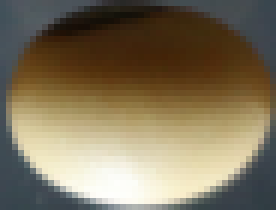
#> input picture Biji Bagus/biji_0.0.png, 46 x 35 px (shown 6 times larger)
$ jupyter execute --allow-errors 'Ekstraksi ciri.ipynb'
#> lines starting #> are read from the running program, lines starting #| are printed output that depends on the picture; after the words box and inside, x2 and y2 are one past the last pixel; in counts of white or black regions, pixels touching at a corner belong together
## Ekstraksi Ciri

### Library

[cell 1]
import glob
import os
import numpy
import matplotlib.pyplot as plt
import math
import cv2
import pandas as pd
from PIL import Image
import pingouin as pg

### Show Image

[cell 2]
colourImg = Image.open("Biji Bagus/biji_0.0.png")
#> colourImg is the input picture: PIL image 46x35 RGB; mean R, G, B 126.6, 114.5, 90.4
colourPixels = colourImg.convert("RGB")
plt.title("Kedelai Bagus")
plt.imshow(colourPixels)

[cell 3]
colourImg = Image.open("Biji Jelek/biji_10.1.png")
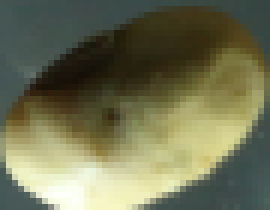
#> input picture Biji Jelek/biji_10.1.png, 45 x 35 px (shown 6 times larger)
#> colourImg is the input picture: PIL image 45x35 RGB; mean R, G, B 111.2, 112.4, 83
colourPixels = colourImg.convert("RGB")
plt.title("Kedelai Jelek")
plt.imshow(colourPixels)

### Ekstraksi Warna pada Biji Kedelai Bagus

#### 1. Convert nilai pixel pada gambar
#### 2. Rata-ratakan ke nilai R, G, dan B dengan hasil jumlah R, G, dan B pada gambar objek[i] dibagi dengan nilai rataan pixel pada gambar

[cell 4]
data = []
for i in glob.iglob("Biji Bagus/*"):
    image = cv2.imread(i)
    avg_color_per_row = numpy.average(image, axis=0)
#> avg_color_per_row = 46 rows, first 8: [85.29, 76.91, 65.97], [87.31, 85.94, 79.31], [91.03, 100.7, 101.1], [92.71, 108.9, 113.2], [93.91, 114.5, 121.3], [94.43, 117.6, 127.1], [95.14, 120.6, 131], [95.17, 121.3, 132.7]
    avg_color = numpy.average(avg_color_per_row, axis=0)
#> avg_color = [90.36, 114.5, 126.6]
    data.append(avg_color)
#> pass 2 of the loop `for i in glob.iglob("Biji Bagus/*"):`:
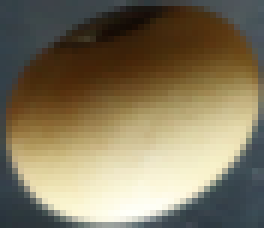
#> input picture Biji Bagus/biji_0.1.png, 44 x 38 px (shown 6 times larger)
#> image is the input picture: shape (38, 44, 3); mean B, G, R 92.5, 118.1, 129
#> `avg_color_per_row = numpy.average(image, axis=0)`: avg_color_per_row = 44 rows, first 8: [69.03, 63.53, 53.66], [67.39, 70.87, 69.24], [69.05, 81.05, 85.18], [71.32, 88.53, 96.08], [73.05, 94.21, 103.6], [75.08, 99.66, 110.3], [77.24, 104.4, 116.2], [79.24, 107.6, 121.2]
#> `avg_color = numpy.average(avg_color_per_row, axis=0)`: avg_color = [92.5, 118.1, 129]

[cell 5]
f1 = pd.DataFrame(data, columns=['Red', 'Green', 'Blue'])
#> f1 = table of 3 rows and 3 columns
f1
#> Out = table of 3 rows and 3 columns

### Ekstraksi Bentuk pada Biji Kedelai Bagus

#### Image Moment
#### M00 = Jumlah area pixel biner/binary
#### M10 = Jumlah area pixel Xi
#### M01 = Jumlah area pixel Yi

[cell 6]
image = cv2.imread("Biji Bagus/biji_0.0.png")
hsv = cv2.cvtColor(image, cv2.COLOR_BGR2HSV)
#> hsv: shape (35, 46, 3); mean H, S, V 39.1, 102.8, 130.1
red_min = numpy.array([45, 1, 1], numpy.uint8)
red_max = numpy.array([255, 255, 255], numpy.uint8)
mask_inverse = cv2.inRange(hsv, red_min, red_max)
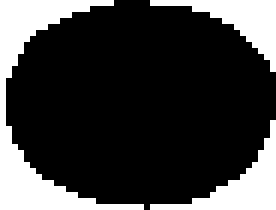
#> mask_inverse: shape (35, 46) (shown 6 times larger); 23.9% white; 3 white regions, box (x1, y1, x2, y2) and area: (0, 0, 24, 35) 209, (25, 20, 46, 35) 92, (25, 0, 46, 12) 84
mask = cv2.bitwise_not(mask_inverse)
image_blurred = cv2.GaussianBlur(mask, (3, 3), 0)
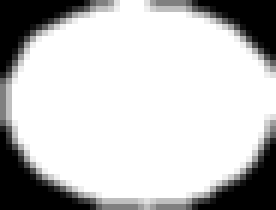
#> image_blurred: shape (35, 46) (shown 6 times larger); min 0, max 255, mean 195.6
binary = cv2.cvtColor(image_blurred, cv2.COLOR_GRAY2RGB)
edges = cv2.Canny(binary, 0, 300)
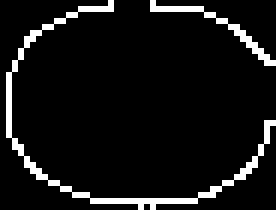
#> edges: shape (35, 46) (shown 6 times larger); 7.5% white in thin lines or dots
M = cv2.moments(edges)
#> M = moments, m00 30600, centre m10/m00, m01/m00 = (22.14, 17.77)
X0 = int(M["m10"] / M["m00"])
#> X0 = 22
Y0 = int(M["m01"] / M["m00"])
#> Y0 = 17
print(X0)
#| 22
print(Y0)
#| 17
image = cv2.imread("Biji Bagus/biji_0.0.png")
rgb = cv2.cvtColor(image, cv2.COLOR_BGR2RGB)
cv2.circle(rgb, (X0, Y0), 3, (255, 255, 255), -1)
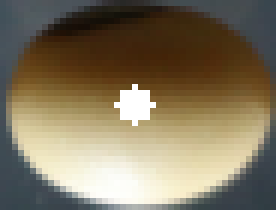
#> rgb: shape (35, 46, 3) (shown 6 times larger); 1.8% of pixels changed, all inside (x1, y1, x2, y2) = (19, 14, 26, 21)
plt.title("Centroid")
plt.imshow(rgb)

[cell 7]
hasil = []
for i in glob.iglob("Biji Bagus/*"):
    image = cv2.imread(i)
    hsv = cv2.cvtColor(image, cv2.COLOR_BGR2HSV)
    red_min = numpy.array([45, 1, 1], numpy.uint8)
    red_max = numpy.array([255, 255, 255], numpy.uint8)
    mask_inverse = cv2.inRange(hsv, red_min, red_max)
    mask = cv2.bitwise_not(mask_inverse)
    image_blurred = cv2.GaussianBlur(mask, (3, 3), 0)
    binary = cv2.cvtColor(image_blurred, cv2.COLOR_GRAY2RGB)
    edges = cv2.Canny(binary, 0, 300)
    M = cv2.moments(edges)
    centroid = int(M["m10"] / M["m00"]), int(M["m01"] / M["m00"])
#> centroid = (22, 17)
    hasil.append(centroid)
#> pass 2 of the loop `for i in glob.iglob("Biji Bagus/*"):`:
#> `mask_inverse = cv2.inRange(hsv, red_min, red_max)`:
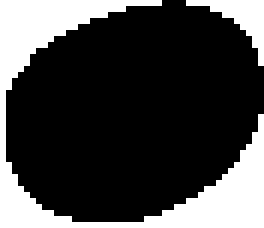
#> mask_inverse: shape (38, 44) (shown 6 times larger); 26.1% white; 2 white regions, box (x1, y1, x2, y2) and area: (0, 0, 44, 38) 388, (31, 0, 44, 11) 48
#> `edges = cv2.Canny(binary, 0, 300)`:
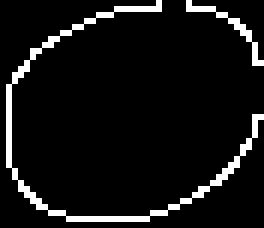
#> edges: shape (38, 44) (shown 6 times larger); 7.3% white in thin lines or dots
#> `M = cv2.moments(edges)`: M = moments, m00 31110, centre m10/m00, m01/m00 = (20.7, 18.85)
#> `centroid = int(M["m10"] / M["m00"]), int(M["m01"] / M["m00"])`: centroid = (20, 18)

[cell 8]
center = pd.DataFrame(hasil, columns=['X0', 'Y0'])
#> center = table of 3 rows and 2 columns
center
#> Out = table of 3 rows and 2 columns

#### Pythagoras
#### r1 -> x makin besar semakin ke bawah

[cell 9]
x0 = []
y0 = []
x1 = []
y1 = []
for i in glob.iglob("Biji Bagus/*"):
    image = cv2.imread(i)
    hsv = cv2.cvtColor(image, cv2.COLOR_BGR2HSV)
    red_min = numpy.array([45, 1, 1], numpy.uint8)
    red_max = numpy.array([255, 255, 255], numpy.uint8)
    mask_inverse = cv2.inRange(hsv, red_min, red_max)
    mask = cv2.bitwise_not(mask_inverse)
    image_blurred = cv2.GaussianBlur(mask, (3, 3), 0)
    binary = cv2.cvtColor(image_blurred, cv2.COLOR_GRAY2RGB)
    edges = cv2.Canny(binary, 0, 300, apertureSize=3)
    M = cv2.moments(edges)
#> M = moments, m00 30600, centre m10/m00, m01/m00 = (22.14, 17.77)
    X0 = int(M["m10"] / M["m00"])
    Y0 = int(M["m01"] / M["m00"])
    x0.append(X0)
    y0.append(Y0)
    lngth = 0
    count = 0
    # x ke bawah
    for i in range(X0, len(edges), 1):
        if edges[i][Y0] == 0:
            lngth += 1
        else:
            count = lngth + 1
            lngth += 1
#> this loop made 13 passes
#> count on pass 12: 12
#> after the loop, lngth = 13

    if count == 0 or count < 8:
        count = lngth +1

    x1.append(count+X0)
    y1.append(Y0)
#> pass 2 of the loop `for i in glob.iglob("Biji Bagus/*"):`:
#> `M = cv2.moments(edges)`: M = moments, m00 31110, centre m10/m00, m01/m00 = (20.7, 18.85)
#> `X0 = int(M["m10"] / M["m00"])`: X0 = 20
#> `Y0 = int(M["m01"] / M["m00"])`: Y0 = 18
#> the loop `for i in range(X0, len(edges), 1):` made 18 passes
#> count on pass 17: 17

hasil = []
#> (the rest of this cell did not finish here and is left out)

[cell 10]
f2 = pd.DataFrame(hasil, columns=['r1'])
#> f2 = table of 3 rows and 1 columns
f2
#> Out = table of 3 rows and 1 columns

#### Pythagoras
#### r2 -> y makin besar semakin ke kanan

[cell 11]
x0 = []
y0 = []
x2 = []
y2 = []
for i in glob.iglob("Biji Bagus/*"):
    image = cv2.imread(i)
    hsv = cv2.cvtColor(image, cv2.COLOR_BGR2HSV)
    red_min = numpy.array([45, 1, 1], numpy.uint8)
    red_max = numpy.array([255, 255, 255], numpy.uint8)
    mask_inverse = cv2.inRange(hsv, red_min, red_max)
    mask = cv2.bitwise_not(mask_inverse)
    image_blurred = cv2.GaussianBlur(mask, (3, 3), 0)
    binary = cv2.cvtColor(image_blurred, cv2.COLOR_GRAY2RGB)
    edges = cv2.Canny(binary, 0, 300, apertureSize=3)
    M = cv2.moments(edges)
#> M = moments, m00 30600, centre m10/m00, m01/m00 = (22.14, 17.77)
    X0 = int(M["m10"] / M["m00"])
#> X0 = 22
    Y0 = int(M["m01"] / M["m00"])
#> Y0 = 17
    x0.append(X0)
    y0.append(Y0)
    lngth = 0
    count = 0
    # y ke kanan
    for i in range(Y0, len(edges[X0]), 1):
        if edges[X0][i] == 0:
            lngth += 1
        else:
            count = lngth + 1
            lngth += 1
#> this loop made 29 passes
#> count on pass 28: 28
#> after the loop, lngth = 29
    if count == 0 or count < 8:
        count = lngth +1

    x2.append(X0)
    y2.append(count+Y0)
#> pass 2 of the loop `for i in glob.iglob("Biji Bagus/*"):`:
#> `M = cv2.moments(edges)`: M = moments, m00 31110, centre m10/m00, m01/m00 = (20.7, 18.85)
#> `X0 = int(M["m10"] / M["m00"])`: X0 = 20
#> `Y0 = int(M["m01"] / M["m00"])`: Y0 = 18
#> the loop `for i in range(Y0, len(edges[X0]), 1):` made 26 passes
#> count on pass 25: 25
#> after the loop `for i in range(Y0, len(edges[X0]), 1):`: lngth = 26

hasil = []
#> (the rest of this cell did not finish here and is left out)

[cell 12]
f3 = pd.DataFrame(hasil, columns=['r2'])
#> f3 = table of 3 rows and 1 columns
f3
#> Out = table of 3 rows and 1 columns

[cell 13]
f4 = pd.concat([f2, f3], axis=1)
#> f4 = table of 3 rows and 2 columns
f4
#> Out = table of 3 rows and 2 columns

#### Pythagoras
#### r3 -> x makin kecil semakin ke atas

[cell 14]
x0 = []
y0 = []
x3 = []
y3 = []
for i in glob.iglob("Biji Bagus/*"):
    image = cv2.imread(i)
    hsv = cv2.cvtColor(image, cv2.COLOR_BGR2HSV)
    red_min = numpy.array([45, 1, 1], numpy.uint8)
    red_max = numpy.array([255, 255, 255], numpy.uint8)
    mask_inverse = cv2.inRange(hsv, red_min, red_max)
    mask = cv2.bitwise_not(mask_inverse)
    image_blurred = cv2.GaussianBlur(mask, (3, 3), 0)
    binary = cv2.cvtColor(image_blurred, cv2.COLOR_GRAY2RGB)
    edges = cv2.Canny(binary, 0, 300, apertureSize=3)
    M = cv2.moments(edges)
#> M = moments, m00 30600, centre m10/m00, m01/m00 = (22.14, 17.77)
    X0 = int(M["m10"] / M["m00"])
#> X0 = 22
    Y0 = int(M["m01"] / M["m00"])
#> Y0 = 17
    x0.append(X0)
    y0.append(Y0)
    lngth = 0
    count = 0
    # x ke atas
    for i in range(X0, -Y0, -1):
        if edges[i][Y0] == 0:
            lngth += 1
        else:
            count = lngth + 1
            lngth += 1
#> after the loop, lngth = 39
    if count == 0 or count < 8:
        count = lngth +1

    x3.append(X0-count)
    y3.append(Y0)
#> pass 2 of the loop `for i in glob.iglob("Biji Bagus/*"):`:
#> `M = cv2.moments(edges)`: M = moments, m00 31110, centre m10/m00, m01/m00 = (20.7, 18.85)
#> `X0 = int(M["m10"] / M["m00"])`: X0 = 20
#> `Y0 = int(M["m01"] / M["m00"])`: Y0 = 18
#> after the loop `for i in range(X0, -Y0, -1):`: lngth = 38

hasil = []
#> (the rest of this cell did not finish here and is left out)

[cell 15]
f5 = pd.DataFrame(hasil, columns=['r3'])
#> f5 = table of 3 rows and 1 columns
f5
#> Out = table of 3 rows and 1 columns

#### Pythagoras
#### r4 -> y makin kecil semakin ke kiri

[cell 16]
x0 = []
y0 = []
x4 = []
y4 = []
for i in glob.iglob("Biji Bagus/*"):
    image = cv2.imread(i)
    hsv = cv2.cvtColor(image, cv2.COLOR_BGR2HSV)
    red_min = numpy.array([45, 1, 1], numpy.uint8)
    red_max = numpy.array([255, 255, 255], numpy.uint8)
    mask_inverse = cv2.inRange(hsv, red_min, red_max)
    mask = cv2.bitwise_not(mask_inverse)
    image_blurred = cv2.GaussianBlur(mask, (3, 3), 0)
    binary = cv2.cvtColor(image_blurred, cv2.COLOR_GRAY2RGB)
    edges = cv2.Canny(binary, 0, 300, apertureSize=3)
    M = cv2.moments(edges)
#> M = moments, m00 30600, centre m10/m00, m01/m00 = (22.14, 17.77)
    X0 = int(M["m10"] / M["m00"])
#> X0 = 22
    Y0 = int(M["m01"] / M["m00"])
#> Y0 = 17
    x0.append(X0)
    y0.append(Y0)
    lngth = 0
    count = 0
    # y ke kiri
    for i in range(X0, -Y0, -1):
        if edges[X0][i] == 0:
            lngth += 1
        else:
            count = lngth + 1
            lngth += 1
#> after the loop, lngth = 39
    if count == 0 or count < 8:
        count = lngth +1

    x4.append(X0)
    y4.append(Y0-count)
#> pass 2 of the loop `for i in glob.iglob("Biji Bagus/*"):`:
#> `M = cv2.moments(edges)`: M = moments, m00 31110, centre m10/m00, m01/m00 = (20.7, 18.85)
#> `X0 = int(M["m10"] / M["m00"])`: X0 = 20
#> `Y0 = int(M["m01"] / M["m00"])`: Y0 = 18
#> after the loop `for i in range(X0, -Y0, -1):`: lngth = 38

hasil = []
#> (the rest of this cell did not finish here and is left out)

[cell 17]
f6 = pd.DataFrame(hasil, columns=['r4'])
#> f6 = table of 3 rows and 1 columns
f6
#> Out = table of 3 rows and 1 columns

[cell 18]
f7 = pd.concat([f5, f6], axis=1)
#> f7 = table of 3 rows and 2 columns
f7
#> Out = table of 3 rows and 2 columns

[cell 19]
f8 = pd.concat([f4, f7], axis=1)
#> f8 = table of 3 rows and 4 columns
f8
#> Out = table of 3 rows and 4 columns

[cell 20]
f9 = pd.concat([f1, f8], axis=1)
#> f9 = table of 3 rows and 7 columns
f9
#> Out = table of 3 rows and 7 columns

#### Kelas Baik

[cell 21]
f9['kelas']=f1.shape[0]*['1']
f9
#> Out = table of 3 rows and 8 columns

### Ekstraksi Warna pada Biji Kedelai Jelek

#### 1. Convert nilai pixel pada gambar
#### 2. Rata-ratakan ke nilai R, G, dan B dengan hasil jumlah R, G, dan B pada gambar objek[i] dibagi dengan nilai rataan pixel pada gambar

[cell 22]
data = []
for i in glob.iglob("Biji Jelek/*"):
    myimg2 = cv2.imread(i)
    avg_color_per_row = numpy.average(myimg2, axis=0)
#> avg_color_per_row = 45 rows, first 8: [87.66, 96.74, 82.94], [92.6, 108.7, 98.54], [93.4, 112.9, 105.5], [94.69, 116.5, 110.7], [96.66, 120.2, 115.6], [98.66, 123.1, 118.5], [99.34, 123.6, 119.9], [98.89, 123.4, 120.2]
    avg_color = numpy.average(avg_color_per_row, axis=0)
#> avg_color = [82.99, 112.4, 111.2]
    data.append(avg_color)

[cell 23]
f10 = pd.DataFrame(data, columns=['Red', 'Green', 'Blue'])
#> f10 = table of 1 rows and 3 columns
f10
#> Out = table of 1 rows and 3 columns

### Ekstraksi Bentuk pada Biji Kedelai Jelek

#### Image Moment
#### M00 = Jumlah area pixel biner/binary
#### M10 = Jumlah area pixel Xi
#### M01 = Jumlah area pixel Yi

[cell 24]
image = cv2.imread("Biji Jelek/biji_10.1.png")
hsv = cv2.cvtColor(image, cv2.COLOR_BGR2HSV)
#> hsv: shape (35, 45, 3); mean H, S, V 42.5, 89.4, 115.8
red_min = numpy.array([45, 1, 1], numpy.uint8)
red_max = numpy.array([255, 255, 255], numpy.uint8)
mask_inverse = cv2.inRange(hsv, red_min, red_max)
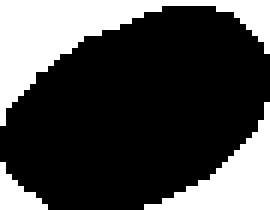
#> mask_inverse: shape (35, 45) (shown 6 times larger); 28.8% white; 3 white regions, box (x1, y1, x2, y2) and area: (0, 0, 45, 21) 281, (24, 17, 45, 35) 140, (0, 27, 8, 35) 32
mask = cv2.bitwise_not(mask_inverse)
image_blurred = cv2.GaussianBlur(mask, (3, 3), 0)
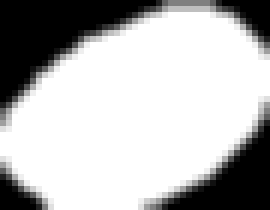
#> image_blurred: shape (35, 45) (shown 6 times larger); min 0, max 255, mean 182.6
binary = cv2.cvtColor(image_blurred, cv2.COLOR_GRAY2RGB)
#> binary: shape (35, 45, 3)
edges = cv2.Canny(binary, 0, 300)
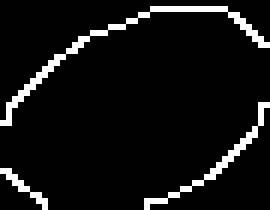
#> edges: shape (35, 45) (shown 6 times larger); 6.9% white in thin lines or dots
M = cv2.moments(edges)
#> M = moments, m00 27795, centre m10/m00, m01/m00 = (22.83, 15.86)
X0 = int(M["m10"] / M["m00"])
#> X0 = 22
Y0 = int(M["m01"] / M["m00"])
#> Y0 = 15
print(X0)
#| 22
print(Y0)
#| 15
image = cv2.imread("Biji Jelek/biji_10.1.png")
rgb = cv2.cvtColor(image, cv2.COLOR_BGR2RGB)
cv2.circle(rgb, (X0, Y0), 3, (255, 255, 255), -1)
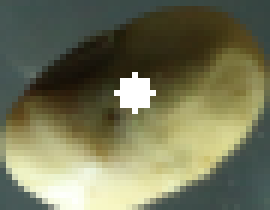
#> rgb: shape (35, 45, 3) (shown 6 times larger); 1.84% of pixels changed, all inside (x1, y1, x2, y2) = (19, 12, 26, 19)
plt.title("Centroid")
plt.imshow(rgb)

[cell 25]
hasil = []
for i in glob.iglob("Biji Jelek/*"):
    image = cv2.imread(i)
    hsv = cv2.cvtColor(image, cv2.COLOR_BGR2HSV)
    red_min = numpy.array([45, 1, 1], numpy.uint8)
    red_max = numpy.array([255, 255, 255], numpy.uint8)
    mask_inverse = cv2.inRange(hsv, red_min, red_max)
    mask = cv2.bitwise_not(mask_inverse)
    image_blurred = cv2.GaussianBlur(mask, (3, 3), 0)
    binary = cv2.cvtColor(image_blurred, cv2.COLOR_GRAY2RGB)
    edges = cv2.Canny(binary, 0, 300)
    M = cv2.moments(edges)
    centroid = int(M["m10"] / M["m00"]), int(M["m01"] / M["m00"])
#> centroid = (22, 15)
    hasil.append(centroid)

[cell 26]
center = pd.DataFrame(hasil, columns=['X0', 'Y0'])
#> center = table of 1 rows and 2 columns
center
#> Out = table of 1 rows and 2 columns

#### Pythagoras
#### r1 -> x makin besar semakin ke bawah

[cell 27]
x0 = []
y0 = []
x1 = []
y1 = []
for i in glob.iglob("Biji Jelek/*"):
    image = cv2.imread(i)
    hsv = cv2.cvtColor(image, cv2.COLOR_BGR2HSV)
    red_min = numpy.array([45, 1, 1], numpy.uint8)
    red_max = numpy.array([255, 255, 255], numpy.uint8)
    mask_inverse = cv2.inRange(hsv, red_min, red_max)
    mask = cv2.bitwise_not(mask_inverse)
    image_blurred = cv2.GaussianBlur(mask, (3, 3), 0)
    binary = cv2.cvtColor(image_blurred, cv2.COLOR_GRAY2RGB)
    edges = cv2.Canny(binary, 0, 300, apertureSize=3)
    M = cv2.moments(edges)
    X0 = int(M["m10"] / M["m00"])
    Y0 = int(M["m01"] / M["m00"])
    x0.append(X0)
    y0.append(Y0)
    lngth = 0
    count = 0
    # x ke bawah
    for i in range(X0, len(edges), 1):
        if edges[i][Y0] == 0:
            lngth += 1
        else:
            count = lngth + 1
            lngth += 1
#> this loop made 13 passes
#> after the loop, lngth = 13

    if count == 0 or count < 8:
        count = lngth +1
#> count = 14

    x1.append(count+X0)
    y1.append(Y0)

hasil = []
#> (the rest of this cell did not finish here and is left out)

[cell 28]
f11 = pd.DataFrame(hasil, columns=['r1'])
#> f11 = table of 1 rows and 1 columns
f11
#> Out = table of 1 rows and 1 columns

#### Pythagoras
#### r2 -> y makin besar semakin ke kanan

[cell 29]
x0 = []
y0 = []
x2 = []
y2 = []
for i in glob.iglob("Biji Jelek/*"):
    image = cv2.imread(i)
    hsv = cv2.cvtColor(image, cv2.COLOR_BGR2HSV)
    red_min = numpy.array([45, 1, 1], numpy.uint8)
    red_max = numpy.array([255, 255, 255], numpy.uint8)
    mask_inverse = cv2.inRange(hsv, red_min, red_max)
    mask = cv2.bitwise_not(mask_inverse)
    image_blurred = cv2.GaussianBlur(mask, (3, 3), 0)
    binary = cv2.cvtColor(image_blurred, cv2.COLOR_GRAY2RGB)
    edges = cv2.Canny(binary, 0, 300, apertureSize=3)
    M = cv2.moments(edges)
    X0 = int(M["m10"] / M["m00"])
    Y0 = int(M["m01"] / M["m00"])
    x0.append(X0)
    y0.append(Y0)
    lngth = 0
    count = 0
    # y ke kanan
    for i in range(Y0, len(edges[X0]), 1):
        if edges[X0][i] == 0:
            lngth += 1
        else:
            count = lngth + 1
            lngth += 1
#> this loop made 30 passes
#> count on passes 27 to 28: 27, 28
#> after the loop, lngth = 30
    if count == 0 or count < 8:
        count = lngth +1

    x2.append(X0)
    y2.append(count+Y0)

hasil = []
#> (the rest of this cell did not finish here and is left out)

[cell 30]
f12 = pd.DataFrame(hasil, columns=['r2'])
#> f12 = table of 1 rows and 1 columns
f12
#> Out = table of 1 rows and 1 columns

[cell 31]
f13 = pd.concat([f11, f12], axis=1)
#> f13 = table of 1 rows and 2 columns
f13
#> Out = table of 1 rows and 2 columns

#### Pythagoras
#### r3 -> x makin kecil semakin ke atas

[cell 32]
x0 = []
y0 = []
x3 = []
y3 = []
for i in glob.iglob("Biji Jelek/*"):
    image = cv2.imread(i)
    hsv = cv2.cvtColor(image, cv2.COLOR_BGR2HSV)
    red_min = numpy.array([45, 1, 1], numpy.uint8)
    red_max = numpy.array([255, 255, 255], numpy.uint8)
    mask_inverse = cv2.inRange(hsv, red_min, red_max)
    mask = cv2.bitwise_not(mask_inverse)
    image_blurred = cv2.GaussianBlur(mask, (3, 3), 0)
    binary = cv2.cvtColor(image_blurred, cv2.COLOR_GRAY2RGB)
    edges = cv2.Canny(binary, 0, 300, apertureSize=3)
    M = cv2.moments(edges)
    X0 = int(M["m10"] / M["m00"])
    Y0 = int(M["m01"] / M["m00"])
    x0.append(X0)
    y0.append(Y0)
    lngth = 0
    count = 0
    # x ke atas
    for i in range(X0, -Y0, -1):
        if edges[i][Y0] == 0:
            lngth += 1
        else:
            count = lngth + 1
            lngth += 1
#> after the loop, lngth = 37

    if count == 0 or count < 8:
        count = lngth +1

    x3.append(X0-count)
    y3.append(Y0)

hasil = []
#> (the rest of this cell did not finish here and is left out)

[cell 33]
f14 = pd.DataFrame(hasil, columns=['r3'])
#> f14 = table of 1 rows and 1 columns
f14
#> Out = table of 1 rows and 1 columns

#### Pythagoras
#### r4 -> y makin kecil semakin ke kiri

[cell 34]
x0 = []
y0 = []
x4 = []
y4 = []
for i in glob.iglob("Biji Jelek/*"):
    image = cv2.imread(i)
    hsv = cv2.cvtColor(image, cv2.COLOR_BGR2HSV)
    red_min = numpy.array([45, 1, 1], numpy.uint8)
    red_max = numpy.array([255, 255, 255], numpy.uint8)
    mask_inverse = cv2.inRange(hsv, red_min, red_max)
    mask = cv2.bitwise_not(mask_inverse)
    image_blurred = cv2.GaussianBlur(mask, (3, 3), 0)
    binary = cv2.cvtColor(image_blurred, cv2.COLOR_GRAY2RGB)
    edges = cv2.Canny(binary, 0, 300, apertureSize=3)
    M = cv2.moments(edges)
    X0 = int(M["m10"] / M["m00"])
    Y0 = int(M["m01"] / M["m00"])
    x0.append(X0)
    y0.append(Y0)
    lngth = 0
    count = 0
    # y ke kiri
    for i in range(X0, -Y0, -1):
        if edges[X0][i] == 0:
            lngth += 1
        else:
            count = lngth + 1
            lngth += 1
#> after the loop, lngth = 37
    if count == 0 or count < 8:
        count = lngth +1

    x4.append(X0)
    y4.append(Y0-count)

hasil = []
#> (the rest of this cell did not finish here and is left out)

[cell 35]
f15 = pd.DataFrame(hasil, columns=['r4'])
#> f15 = table of 1 rows and 1 columns
f15
#> Out = table of 1 rows and 1 columns

[cell 36]
f16 = pd.concat([f14, f15], axis=1)
#> f16 = table of 1 rows and 2 columns
f16
#> Out = table of 1 rows and 2 columns

[cell 37]
f17 = pd.concat([f13, f16], axis=1)
#> f17 = table of 1 rows and 4 columns
f17
#> Out = table of 1 rows and 4 columns

[cell 38]
f18 = pd.concat([f10, f17], axis=1)
#> f18 = table of 1 rows and 7 columns
f18
#> Out = table of 1 rows and 7 columns

#### Kelas Buruk

[cell 39]
f18['kelas']=f18.shape[0]*['0']
f18
#> Out = table of 1 rows and 8 columns
